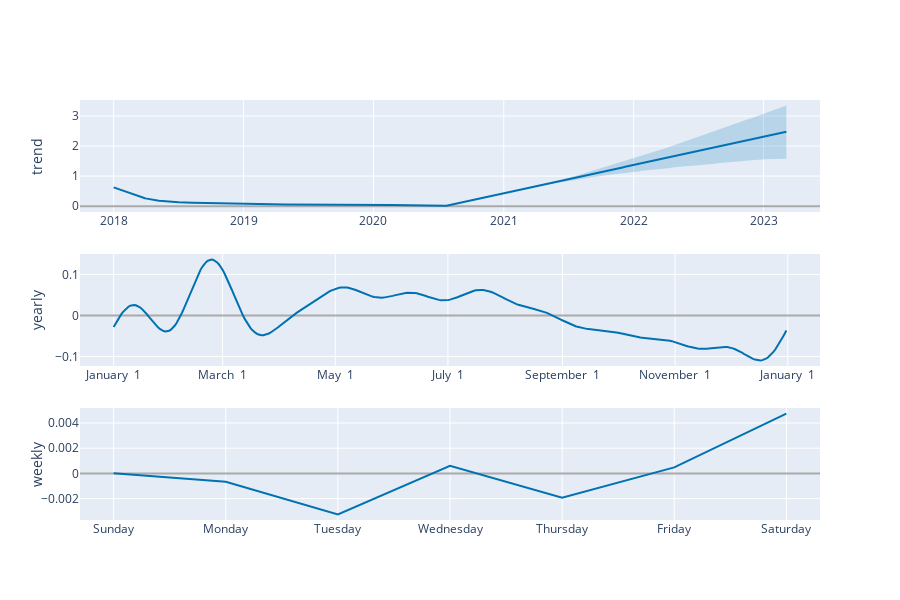

The cell this chart's notebook holds for it:
### Code cell
plot_components_plotly(m, forecast)

### Figure 1 — Plotly figure (JSON) as saved in the notebook; plotly's stock layout.template omitted (floating-point values rounded to 4 significant figures; data arrays with more than 128 entries replaced by an {"elided": "..."} marker saying what was removed)
{"data": [{"line": {"color": "#0072B2", "width": 2}, "mode": "lines", "name": "trend", "type": "scatter", "x": {"elided": "1891 str values"}, "xaxis": "x", "y": {"elided": "1891 float values"}, "yaxis": "y"}, {"line": {"color": "rgba(0, 114, 178, 0.2)", "width": 0}, "mode": "lines", "name": "trend_upper", "type": "scatter", "x": {"elided": "1891 str values"}, "xaxis": "x", "y": {"elided": "1891 float values"}, "yaxis": "y"}, {"fill": "tonexty", "fillcolor": "rgba(0, 114, 178, 0.2)", "line": {"color": "rgba(0, 114, 178, 0.2)", "width": 0}, "mode": "lines", "name": "trend_lower", "type": "scatter", "x": {"elided": "1891 str values"}, "xaxis": "x", "y": {"elided": "1891 float values"}, "yaxis": "y"}, {"line": {"color": "#0072B2", "width": 2}, "mode": "lines", "name": "yearly", "type": "scatter", "x": {"elided": "365 str values"}, "xaxis": "x2", "y": {"elided": "365 float values"}, "yaxis": "y2"}, {"line": {"color": "#0072B2", "width": 2}, "mode": "lines", "name": "weekly", "type": "scatter", "x": ["2017-01-01T00:00:00", "2017-01-02T00:00:00", "2017-01-03T00:00:00", "2017-01-04T00:00:00", "2017-01-05T00:00:00", "2017-01-06T00:00:00", "2017-01-07T00:00:00"], "xaxis": "x3", "y": [1.173e-05, -0.000663, -0.003255, 0.0006, -0.001924, 0.0004809, 0.00475], "yaxis": "y3"}], "layout": {"height": 600, "showlegend": false, "width": 900, "xaxis": {"anchor": "y", "domain": [0, 1], "range": ["2017-09-28T12:00:00", "2023-06-08T12:00:00"], "type": "date"}, "xaxis2": {"anchor": "y2", "domain": [0, 1], "range": ["2016-12-13T18:54:02.958904115", "2018-01-18T11:04:57.863013581"], "tickformat": "%B %e", "type": "date"}, "xaxis3": {"anchor": "y3", "domain": [0, 1], "range": ["2016-12-31T16:48:00", "2017-01-07T07:12:00"], "tickformat": "%A", "type": "date"}, "yaxis": {"anchor": "x", "domain": [0.7333, 1], "rangemode": "normal", "title": {"text": "trend"}, "zerolinecolor": "#AAA"}, "yaxis2": {"anchor": "x2", "domain": [0.3667, 0.6333], "title": {"text": "yearly"}, "zerolinecolor": "#AAA"}, "yaxis3": {"anchor": "x3", "domain": [0, 0.2667], "title": {"text": "weekly"}, "zerolinecolor": "#AAA"}}}
